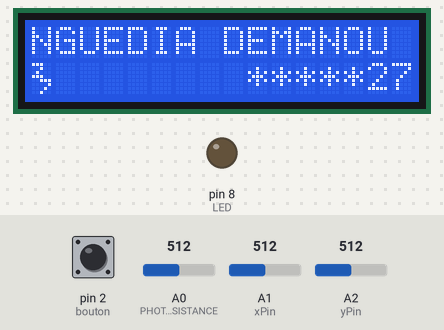
This sketch was run on a simulated Arduino Uno, built with avr-gcc and run on an emulated ATmega328P. Shown: 16×2 character LCD, output pins drawn as LEDs (lit = HIGH). The test bench sets the inputs (shaded band); at power-on: pin 2 (bouton) HIGH, A2 (yPin) = 512, A1 (xPin) = 512, A0 (PHOTORESISTANCE) = 512. What the sketch prints to the serial monitor is not drawn.

Above: at 1.2 s.
1.3 s: pin 2 (bouton) pulled LOW for 3.2 s
At 3.8 s:
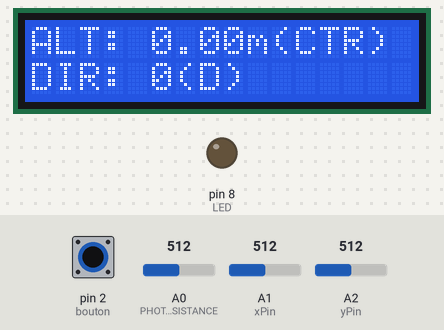
6.0 s: A2 (yPin) set to 527
7.5 s: A2 (yPin) set to 544
At 7.69 s:
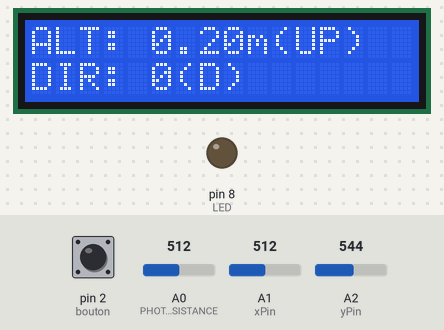
9.3 s: A1 (xPin) set to 498
At 9.49 s:
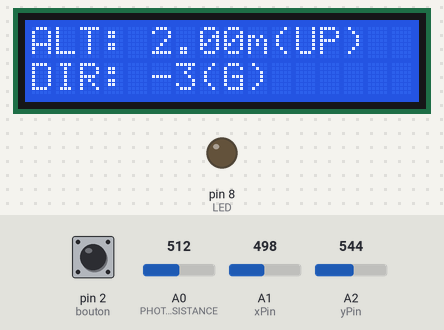
11.1 s: A2 (yPin) set to 306
At 11.29 s:
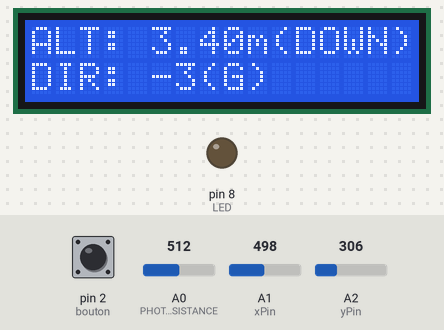
12.9 s: A1 (xPin) set to 511
At 15.4 s:
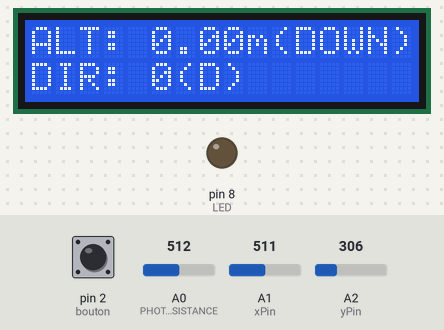

Measured:
- the behaviour switches between 537 and 538 on A2 (yPin) (found by bisection; images 1 and 2)
- the behaviour switches between 506 and 505 on A1 (xPin) (found by bisection; images 2 and 3)
- after the input at 1.3 s, the display: first differs from a run without the input after 1.9 s (image 1)
- after the input at 6.0 s, every drawn part: stays the same
- after the input at 7.5 s, the display: first changes after 0.06 s (image 2 shows a later state)
- after the input at 9.3 s, the display: first changes after 0.06 s (image 3 shows a later state)
- after the input at 11.1 s, the display: first changes after 0.05 s (image 4 shows a later state)
- after the input at 12.9 s, the display: first changes after 0.06 s (image 5 shows a later state)

The sketch:

sketch_mar4a.ino
```cpp
#include <LCD_I2C.h>

const int PHOTORESISTANCE = A0;
const int LED = 8;
const long ETD = 2449427;

// projecteurNocturne
unsigned long debutChronoLow = 0;
unsigned long debutChronoHigh = 0;

// joystickControl
const int xPin = A1, yPin = A2, bouton = 2;
int xValue;
int yValue;
unsigned long lastUpdate = 0;

// serialTransmission
int previousUpdate = 0;
// pages LCD
int page = 0;

LCD_I2C lcd(0x27, 16, 2);
byte special[8] = {B11100, B00100, B01000, B11100, B00111, B00001, B00010, B00100};  // caractère spécial

void setup() {

  Serial.begin(115200);
  pinMode(LED, OUTPUT);
  pinMode(bouton, INPUT_PULLUP);

  lcd.begin();
  lcd.backlight();
  lcd.createChar(0, special);
}

void loop() {

  const int delai = 3000;
  unsigned long time = millis();
  static bool clean = true;
  if(time <= delai){
    lcd.setCursor(0, 0);
    lcd.print("NGUEDIA DEMANOU");

    lcd.setCursor(0, 1);
    lcd.write(0);

    lcd.setCursor(9, 1);
    lcd.print("*****27");
  }else{
    if(clean){
     lcd.clear();
     clean = false;
    }
    projecteurNocturne();
    joystickControl();
    BoutonChanger();
    serialTransmission();
  }
}

int projecteurNocturne(){

  const unsigned long  delayy = 5000;
  int value = analogRead(PHOTORESISTANCE);
  int mappedValue = map(value, 0, 1023, 0, 100);
  int numState = 0;

  static bool start = true;  // Pour afficher l'état à OFF qu'au départ sans faire de verification pendant 5 secondes.
  String state = "";
  if(start) state = "OFF";

  if(mappedValue < 30){

    if(debutChronoLow == 0){
      debutChronoLow = millis();
    }
    if(millis() - debutChronoLow >= delayy){
      digitalWrite(LED, HIGH);
      state = "ON ";
      numState = 1;
      start = false;
    }
    debutChronoHigh = 0;

  }else{

    if(debutChronoHigh == 0){
      debutChronoHigh = millis();
    }
    if(millis() - debutChronoHigh >= delayy){
      digitalWrite(LED, LOW);
      state = "OFF";
      numState = 0;
      start = false;
    }
    debutChronoLow = 0;
  }
  if(page == 0){
    lcd.setCursor(0, 0);
    lcd.print("LUMI: ");
    lcd.print(mappedValue);
    lcd.print("%  ");

    lcd.setCursor(0, 1);
    lcd.print("LIGHT: ");
    lcd.print(state);
   }

  return numState;
}

void joystickControl(){

  static float hauteur = 0.0;

  int boutonValue = digitalRead(bouton);

  xValue = analogRead(xPin);
  yValue = analogRead(yPin);
  const int deadzone = 25;
  const int deadangle = 2;
  String position = "CTR";

  int angle = map(xValue, 0, 1023, -90, 90);
  unsigned long currentTime = millis();

  if(angle < 0 + deadangle && angle > 0 - deadangle) angle = 0;

  if(currentTime - lastUpdate >= 100){
    lastUpdate = currentTime;

    if(yValue > (512 + deadzone)){
      hauteur += 1 * 0.1;  // 100ms = 0.1s (on vérifie toutes les 0.1s si la hauteur augmente et on ajoute 1m/s * 0.1s = 0.1m)
      position = "UP";
    }
    else if(yValue < (512 - deadzone)){
      hauteur -= 1 * 0.1;
      position = "DOWN";
    }

    if(hauteur < 0) hauteur = 0;
    if(hauteur > 200) hauteur = 200;

    if(page == 1){
      lcd.setCursor(0, 0);
      lcd.print("ALT: ");
      lcd.print(hauteur);
      lcd.print("m(");
      lcd.print(position);
      lcd.print(")   ");

      lcd.setCursor(0, 1);
      lcd.print("DIR: ");
      lcd.print(angle);
      if(angle < 0)lcd.print("(G)  ");
      else lcd.print("(D)  ");
    }
  }
}

void BoutonChanger(){;

  static int etatPrecedent = HIGH;
  static int etat = HIGH;
  const int delai = 50;
  static unsigned long dernierChangement = 0;

  int etatPresent = digitalRead(bouton);

  if (etatPresent != etatPrecedent) {
    dernierChangement = millis();
  }

  if ((millis() - dernierChangement) > delai && etatPresent != etat) {
    etat = etatPresent;
    if(digitalRead(bouton) == 0){
      page = !page;
      lcd.clear();
    }
  }
  etatPrecedent = etatPresent;
}

void serialTransmission(){

  int delaie = 1000;
  int valSys = projecteurNocturne();

  int currentTime = millis();
  if(currentTime - previousUpdate >= delaie){
    previousUpdate = currentTime;

    Serial.print("etd:" + String(ETD));
    Serial.print("x:" + String(xValue) + ",y:" + String(yValue) + ",sys:" + String(valSys));
    Serial.println();
  }

}
```
